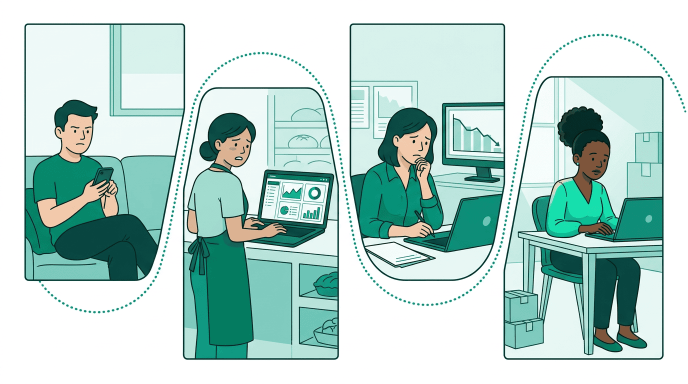
#> input picture images/homepage/panel-01-everyday.png, 1376 x 768 px (shown at 1/2 size)
$ python recolor-homepage-images.py ../images/homepage/panel-01-everyday.png
#> lines starting #> are read from the running program, lines starting #| are printed output that depends on the picture
#!/usr/bin/env python3
"""Shift homepage illustration accents from teal/emerald toward brand blue.

This keeps skin tones and low-saturation neutrals intact by only remapping
pixels in the saturated teal/cyan hue range.

Requires Pillow:
  python3 -m pip install pillow
"""

from __future__ import annotations

import argparse
import colorsys
from pathlib import Path

from PIL import Image


DEFAULT_FILES = [
    "server/public/images/homepage/panel-01-everyday.png",
    "server/public/images/homepage/panel-02-change.png",
    "server/public/images/homepage/panel-03-stakes.png",
    "server/public/images/homepage/panel-04-community.png",
    "server/public/images/homepage/panel-05-outcomes.png",
    "server/public/images/homepage/panel-06-join.png",
]


def recolor_image(src: Path, dest: Path) -> None:
    image = Image.open(src).convert("RGBA")
    pixels = image.load()

    for y in range(image.height):
        for x in range(image.width):
            r, g, b, a = pixels[x, y]
            if a == 0:
                continue

            rf, gf, bf = r / 255.0, g / 255.0, b / 255.0
            h, s, v = colorsys.rgb_to_hsv(rf, gf, bf)

            # Limit changes to the saturated teal/cyan band so skin tones,
            # neutrals, and warm highlights remain stable.
            if 0.40 <= h <= 0.56 and s >= 0.10:
                hue_strength = min(1.0, max(0.0, (h - 0.40) / 0.16))
                sat_strength = min(1.0, max(0.0, (s - 0.10) / 0.90))
                strength = 0.25 + hue_strength * 0.30 + sat_strength * 0.25

                target_hue = 217 / 360.0
                new_h = h + (target_hue - h) * strength
                new_s = min(1.0, s * (1.01 + 0.06 * strength))
                new_v = min(1.0, v * (0.995 + 0.02 * strength))

                nr, ng, nb = colorsys.hsv_to_rgb(new_h, new_s, new_v)
                pixels[x, y] = (
                    round(nr * 255),
                    round(ng * 255),
                    round(nb * 255),
                    a,
                )

    dest.parent.mkdir(parents=True, exist_ok=True)
    image.save(dest)
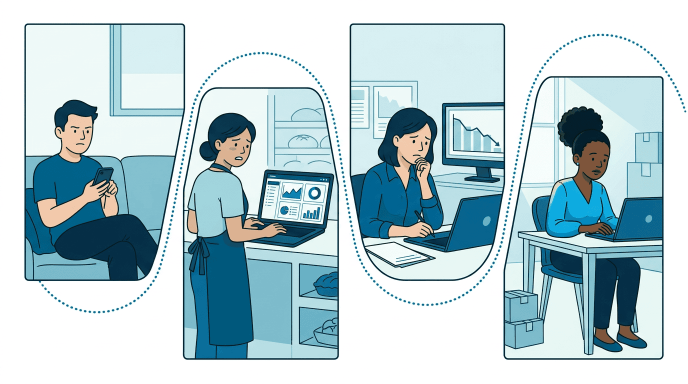
#> saved as panel-01-everyday.png: PIL image 1376x768 RGBA (shown at 1/2 size); mean R, G, B, A 183.6, 206.3, 212.4, 255


def parse_args() -> argparse.Namespace:
    parser = argparse.ArgumentParser(description=__doc__)
    parser.add_argument(
        "paths",
        nargs="*",
        help="PNG files to recolor in place. Defaults to the homepage panels.",
    )
    return parser.parse_args()


def main() -> None:
    args = parse_args()
    paths = [Path(path) for path in (args.paths or DEFAULT_FILES)]

    for path in paths:
        recolor_image(path, path)
        print(path)


if __name__ == "__main__":
    main()
